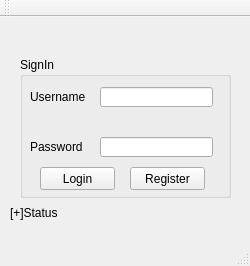
<?xml version="1.0" encoding="UTF-8"?>
<ui version="4.0">
 <class>Login</class>
 <widget class="QMainWindow" name="Login">
  <property name="geometry">
   <rect>
    <x>0</x>
    <y>0</y>
    <width>250</width>
    <height>266</height>
   </rect>
  </property>
  <property name="windowTitle">
   <string>Login</string>
  </property>
  <widget class="QWidget" name="centralWidget">
   <widget class="QLabel" name="label">
    <property name="geometry">
     <rect>
      <x>10</x>
      <y>180</y>
      <width>221</width>
      <height>31</height>
     </rect>
    </property>
    <property name="text">
     <string>[+]Status</string>
    </property>
   </widget>
   <widget class="QGroupBox" name="groupBox">
    <property name="geometry">
     <rect>
      <x>20</x>
      <y>40</y>
      <width>211</width>
      <height>141</height>
     </rect>
    </property>
    <property name="title">
     <string>SignIn</string>
    </property>
    <widget class="QLabel" name="label_2">
     <property name="geometry">
      <rect>
       <x>10</x>
       <y>30</y>
       <width>70</width>
       <height>20</height>
      </rect>
     </property>
     <property name="minimumSize">
      <size>
       <width>0</width>
       <height>20</height>
      </size>
     </property>
     <property name="text">
      <string>Username</string>
     </property>
    </widget>
    <widget class="QLabel" name="label_3">
     <property name="geometry">
      <rect>
       <x>10</x>
       <y>80</y>
       <width>70</width>
       <height>20</height>
      </rect>
     </property>
     <property name="minimumSize">
      <size>
       <width>0</width>
       <height>20</height>
      </size>
     </property>
     <property name="text">
      <string>Password</string>
     </property>
    </widget>
    <widget class="QLineEdit" name="lineEdit_Username">
     <property name="geometry">
      <rect>
       <x>80</x>
       <y>30</y>
       <width>113</width>
       <height>20</height>
      </rect>
     </property>
    </widget>
    <widget class="QLineEdit" name="lineEdit_Password">
     <property name="geometry">
      <rect>
       <x>80</x>
       <y>80</y>
       <width>113</width>
       <height>20</height>
      </rect>
     </property>
     <property name="echoMode">
      <enum>QLineEdit::Password</enum>
     </property>
    </widget>
    <widget class="QPushButton" name="pushButton_Login">
     <property name="geometry">
      <rect>
       <x>20</x>
       <y>110</y>
       <width>75</width>
       <height>23</height>
      </rect>
     </property>
     <property name="focusPolicy">
      <enum>Qt::StrongFocus</enum>
     </property>
     <property name="text">
      <string>Login</string>
     </property>
     <property name="autoDefault">
      <bool>true</bool>
     </property>
     <property name="default">
      <bool>false</bool>
     </property>
    </widget>
    <widget class="QPushButton" name="pushButton_Register">
     <property name="geometry">
      <rect>
       <x>110</x>
       <y>110</y>
       <width>75</width>
       <height>23</height>
      </rect>
     </property>
     <property name="focusPolicy">
      <enum>Qt::StrongFocus</enum>
     </property>
     <property name="text">
      <string>Register</string>
     </property>
     <property name="autoDefault">
      <bool>true</bool>
     </property>
     <property name="default">
      <bool>false</bool>
     </property>
    </widget>
   </widget>
  </widget>
  <widget class="QMenuBar" name="menuBar">
   <property name="geometry">
    <rect>
     <x>0</x>
     <y>0</y>
     <width>250</width>
     <height>22</height>
    </rect>
   </property>
  </widget>
  <widget class="QToolBar" name="mainToolBar">
   <attribute name="toolBarArea">
    <enum>TopToolBarArea</enum>
   </attribute>
   <attribute name="toolBarBreak">
    <bool>false</bool>
   </attribute>
  </widget>
  <widget class="QStatusBar" name="statusBar"/>
 </widget>
 <layoutdefault spacing="6" margin="11"/>
 <tabstops>
  <tabstop>lineEdit_Username</tabstop>
  <tabstop>lineEdit_Password</tabstop>
  <tabstop>pushButton_Login</tabstop>
 </tabstops>
 <resources/>
 <connections/>
</ui>
